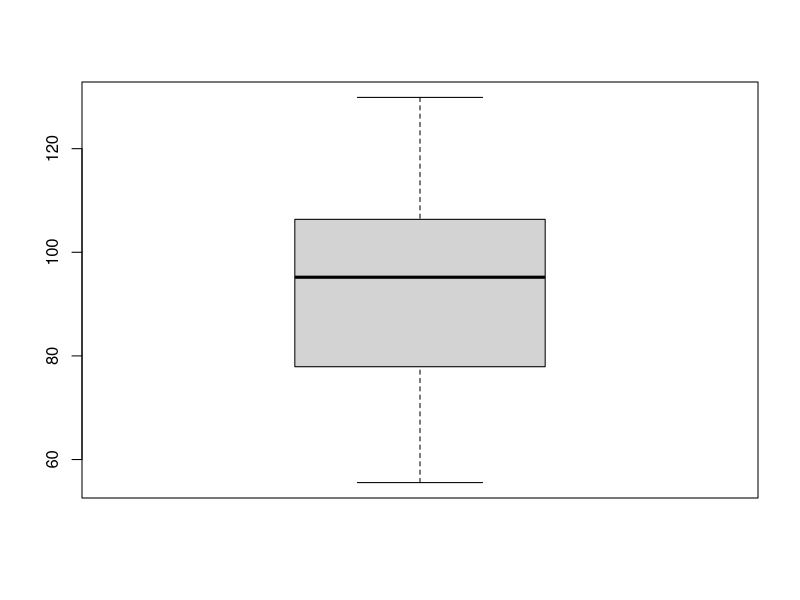
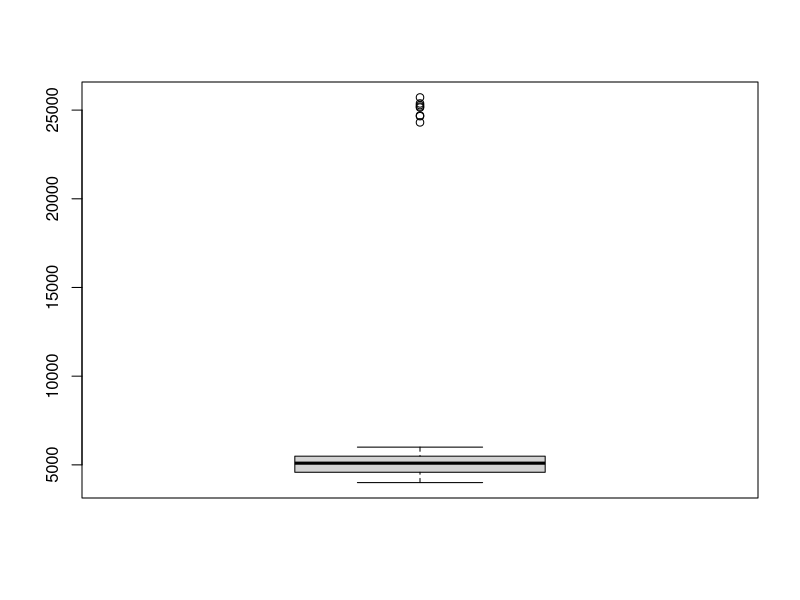
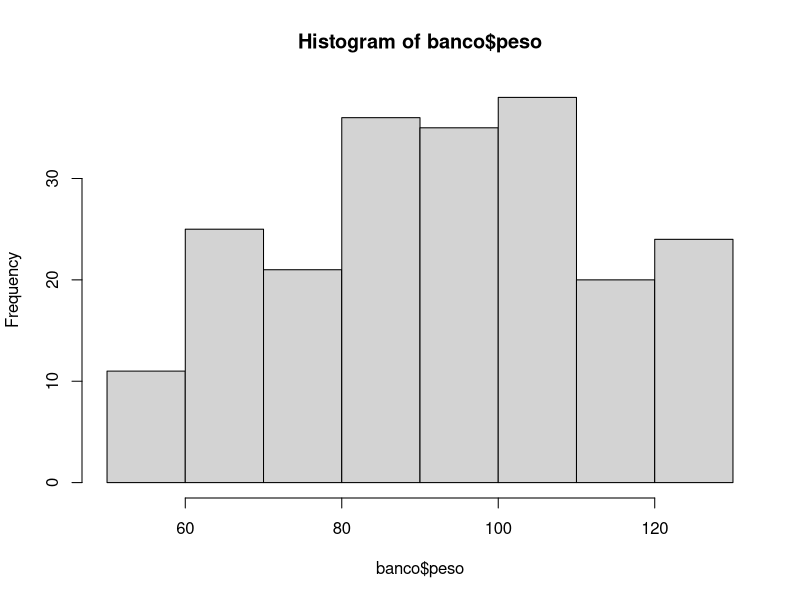

Write the R code that produced these figures, in order.
## ---- chunk 1
# lendo a base de dados 
banco = read.csv('../data/bancoufba.csv')

# listando o nome dos atributos
names(banco)
## ---- chunk 2
# visualizando alguns atributos
head(banco)
## ---- chunk 3
# verificando os níveis de um determinado atributo
levels(banco$sexo)
## ---- chunk 4
levels(banco$estado)
## ---- chunk 5
# média -  no exemplo todos os pesos das instâncias
mean(banco$peso)
## ---- chunk 6
# mediana
median(banco$peso)
## ---- chunk 7
# mínino e maximo
min(banco$peso)
max(banco$peso)
## ---- chunk 8
# Moda - o valor mais frequente nas minhas instâncias - rever isso.
sort(table(banco$estado), decreasing = T)[1]
## ---- chunk 9
# Resumo dos Dados no atributo Salário
summary(banco$salario)
## ---- chunk 10
# Resumo dos dados em toda a base 
summary(banco)
## ---- chunk 11
# calculando a variãnça - dado peso é atributo Racional 
var(banco$peso)
## ---- chunk 12
# calculando o desvio padrão - ate agora todas essas métricas estatísticas o R ja tem as funções
sd(banco$peso)
## ---- chunk 13
# boxplot so aceita valores numericos ? por usar quartis e medianas, pode ser que sim
boxplot(banco$peso)
## ---- chunk 14
boxplot(banco$salario)
## ---- chunk 15
hist(banco$peso)
## ---- chunk 16
# como exemplo o atributo sexo, que é nominal(simbólico), e queremos trabalhar com dados numéricos.
levels(banco$sexo)
## ---- chunk 17
# procura as instância onde encontrar o atributo 'F'
which(banco$sexo=="F")
## ---- chunk 18
# vetor que armazena os atributos do sexo
temp<-as.vector(banco$sexo)

# faz a tranformação de valores - 0 para M, 1 para F
temp[which(temp=="M")] = "0"
temp[which(temp=="F")] = "1"

#atribui na minha base os atributos tranformados como inteiros
banco$sexo <- as.integer(temp)

# lista os novos valores dos atributos
head(banco$sexo)
